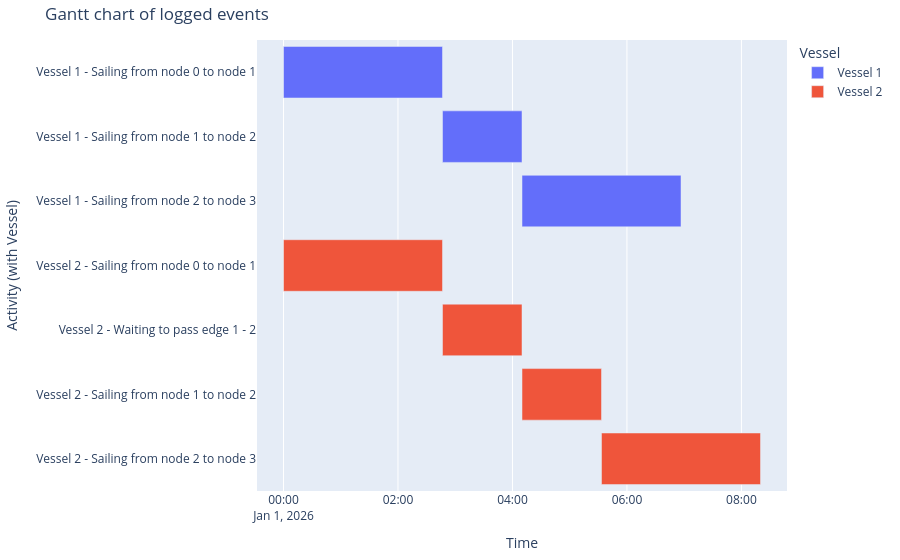

Write notebook code for a chart like this one.
### Code cell
generate_vessel_gantt_chart(df_eventtable)

### Figure 1 — Plotly figure (JSON) as saved in the notebook; plotly's stock layout.template omitted (floating-point values rounded to 4 significant figures)
{"data": [{"base": ["2026-01-01T00:00:00.000000", "2026-01-01T02:46:40.000000", "2026-01-01T04:10:00.000000"], "hovertemplate": "object name=Vessel 1<br>start time=%{base}<br>stop time=%{x}<br>activity label=%{y}<extra></extra>", "legendgroup": "Vessel 1", "marker": {"color": "#636efa", "pattern": {"shape": ""}}, "name": "Vessel 1", "orientation": "h", "showlegend": true, "textposition": "auto", "type": "bar", "x": [10000000, 5000000, 10000000], "xaxis": "x", "y": ["Vessel 1 - Sailing from node 0 to node 1", "Vessel 1 - Sailing from node 1 to node 2", "Vessel 1 - Sailing from node 2 to node 3"], "yaxis": "y"}, {"base": ["2026-01-01T00:00:00.000000", "2026-01-01T02:46:40.000000", "2026-01-01T04:10:00.000000", "2026-01-01T05:33:20.000000"], "hovertemplate": "object name=Vessel 2<br>start time=%{base}<br>stop time=%{x}<br>activity label=%{y}<extra></extra>", "legendgroup": "Vessel 2", "marker": {"color": "#EF553B", "pattern": {"shape": ""}}, "name": "Vessel 2", "orientation": "h", "showlegend": true, "textposition": "auto", "type": "bar", "x": [10000000, 5000000, 5000000, 10000000], "xaxis": "x", "y": ["Vessel 2 - Sailing from node 0 to node 1", "Vessel 2 - Waiting to pass edge 1 - 2", "Vessel 2 - Sailing from node 1 to node 2", "Vessel 2 - Sailing from node 2 to node 3"], "yaxis": "y"}], "layout": {"barmode": "overlay", "legend": {"title": {"text": "Vessel"}, "tracegroupgap": 0}, "margin": {"b": 20, "l": 20, "r": 20, "t": 40}, "title": {"text": "Gantt chart of logged events"}, "xaxis": {"anchor": "y", "domain": [0, 1], "title": {"text": "Time"}, "type": "date"}, "yaxis": {"anchor": "x", "autorange": "reversed", "domain": [0, 1], "title": {"text": "Activity (with Vessel)"}}}}
